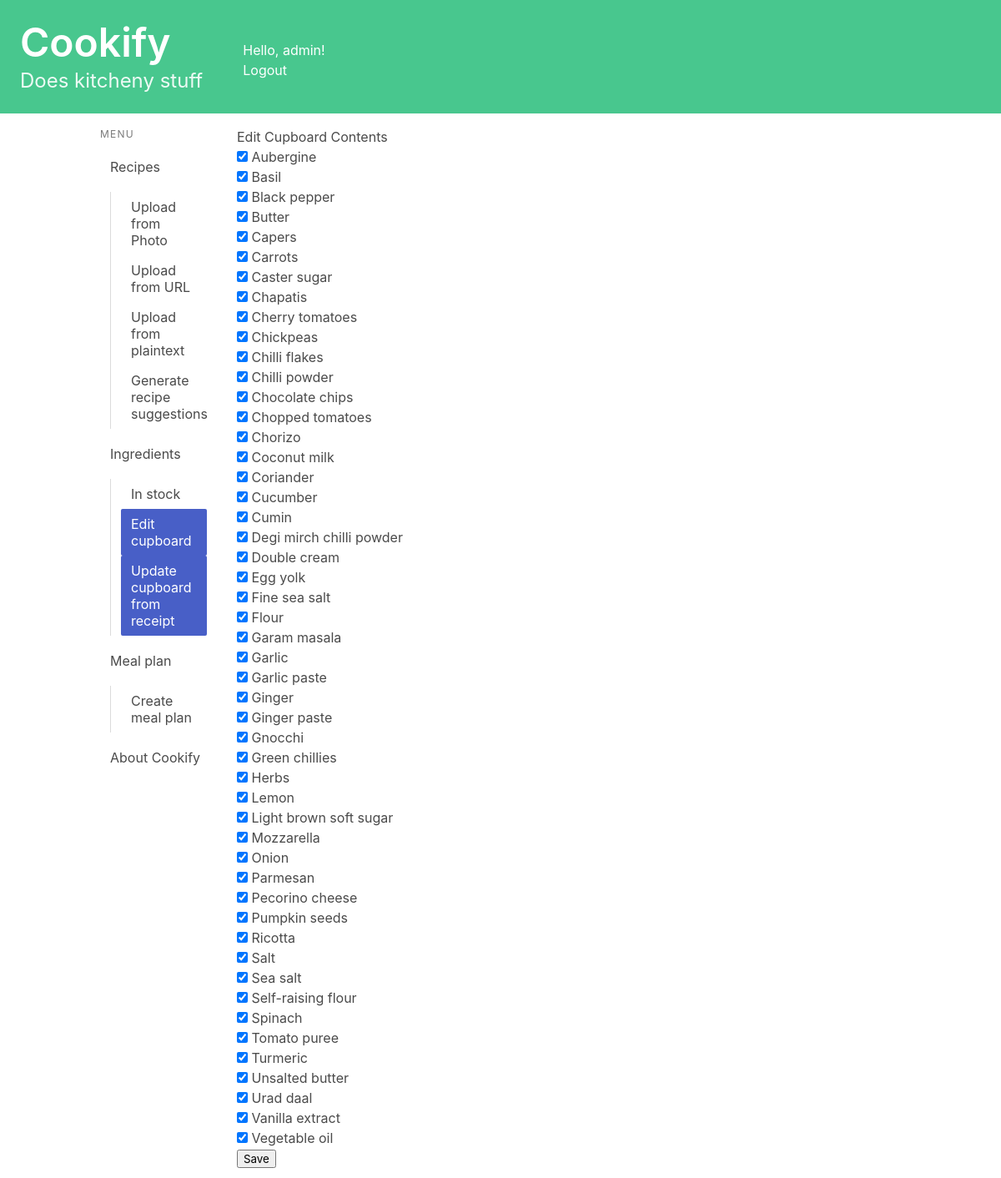
/cupboard/editcupboard/ (signed in), run on an earlier commit of the app's database.
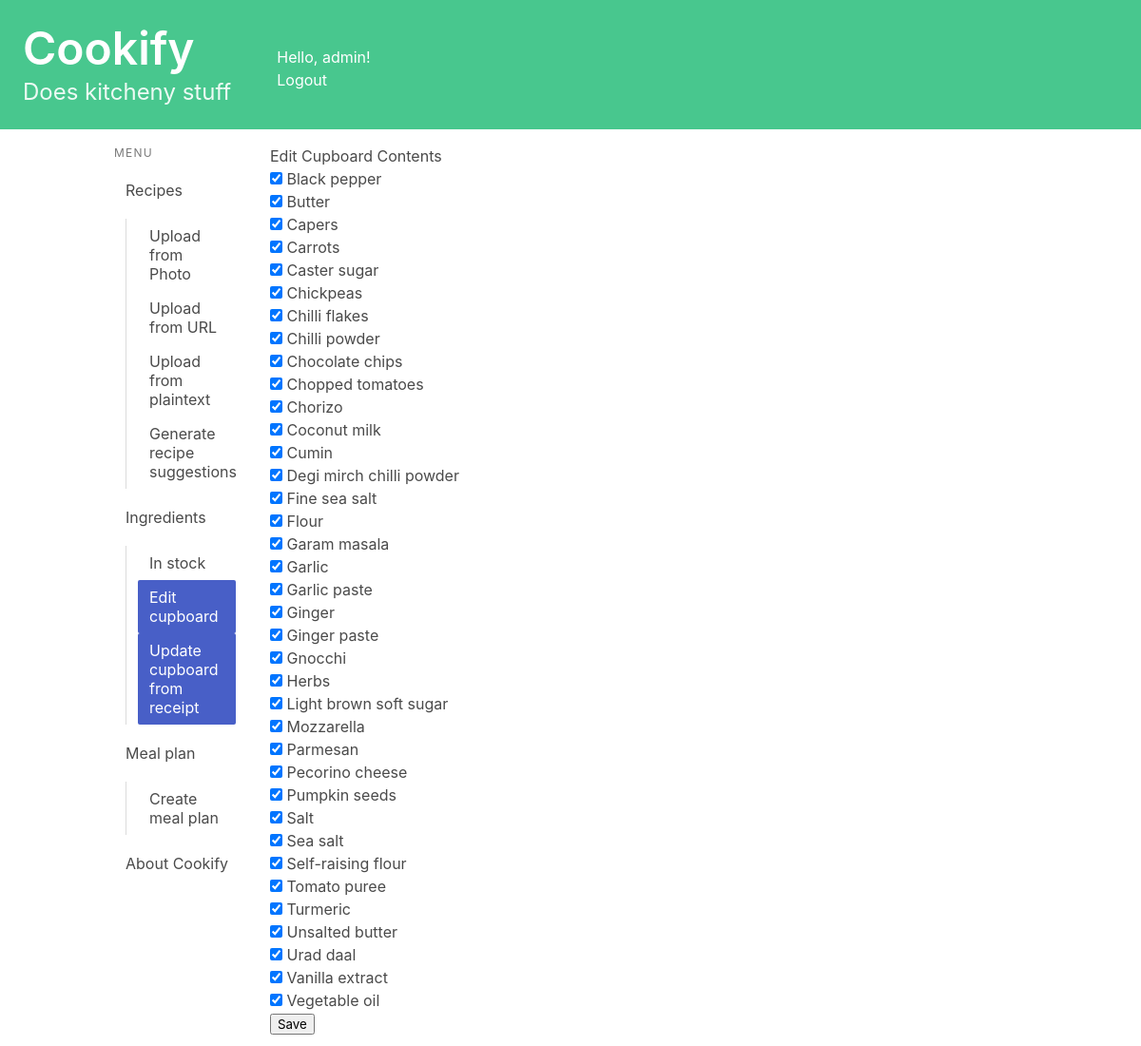
And on a later commit of the database.
### recipes/models.py (models this page shows, shortened)
class ProfileIngredient(models.Model):
    profile = models.ForeignKey(Profile, on_delete=models.CASCADE, related_name="profile_ingredient")
    ingredient = models.ForeignKey(Ingredient, on_delete=models.CASCADE, related_name="profile_ingredient")
    in_stock = models.BooleanField(default = False)
    date_added = models.DateTimeField(default=timezone.now)
    expiry_date = models.DateField(null=True, blank=True)
    long_life_override = models.BooleanField(null=True, blank=True)
    shelf_life_override = models.IntegerField(null=True, blank=True)
    substitutes_override = models.CharField(max_length=200, blank=True)
    category_override = models.CharField(max_length=60, blank=True)
    calories_override = models.IntegerField(null=True, blank=True)
    carbohydrates_override = models.FloatField(null=True, blank=True)
    sugar_override = models.FloatField(null=True, blank=True)
    fat_override = models.FloatField(null=True, blank=True)
    protein_override = models.FloatField(null=True, blank=True)
    fibre_override = models.FloatField(null=True, blank=True)
    typical_weight_override = models.IntegerField(null=True, blank=True)
    class Meta:
        unique_together = ('profile', 'ingredient',)
        ordering = ['-expiry_date']
        get_latest_by = 'expiry_date'

### cupboard/models.py (models this page shows, shortened)
class Ingredient(models.Model):
    name = models.CharField(max_length=50)
    long_life = models.BooleanField(default= True)
    shelf_life = models.IntegerField(null= True, blank=True)
    substitutes = models.CharField(max_length = 200, blank= True)
    category = models.CharField(max_length=60, blank=True)
    calories = models.IntegerField(default = 0)
    carbohydrates = models.FloatField(default = 0)
    sugar = models.FloatField(default = 0)
    fat = models.FloatField(default = 0)
    protein = models.FloatField(default = 0)
    fibre = models.FloatField(default = 0)
    typical_weight = models.IntegerField(null= True, blank=True)

### cupboard/views.py (the view, shortened to what this page needs)
# urls.py: path('editcupboard/', views.edit_cupboard, name='edit_cupboard'),
@login_required
def edit_cupboard(request):
    profile = request.user.profile
    profile_ingredient_list = profile.profile_ingredient.filter(in_stock=True).order_by("ingredient__name")
    context = {'profile_ingredients': profile_ingredient_list}
    return render(request, 'cupboard/edit_cupboard.html', context)

### recipes/templatetags/is_active.py (called while the page is built)
@register.simple_tag
def is_active(request, url):
    if reverse(url) == request.path:
        return "is-active"
    return ""

### cupboard/templates/cupboard/edit_cupboard.html (shortened to what this page needs)
{% extends 'base.html' %}
{% block content %}
  <h1>Edit Cupboard Contents</h1>
  <form method="post">
    <ul>
    {% for profile_ingredient in profile_ingredients %}
      <li>
        <input type="checkbox" id="ingredient-{{ forloop.counter }}" name="ingredients" value="{{ profile_ingredient.ingredient.id }}" checked>
        <label for="ingredient-{{ forloop.counter }}"> {{ profile_ingredient.ingredient.name }} </label>
      </li>
    {% endfor %}
    </ul>
    <button type="submit">Save</button>
  </form>
{% endblock %}

What changed in the data, as far as the page shows it:
no longer on this page (row edited): ProfileIngredient: ingredient.name "Aubergine"
no longer on this page (row edited): ProfileIngredient: ingredient.name "Basil"
no longer on this page (row edited): ProfileIngredient: ingredient.name "Chapatis"
no longer on this page (row edited): ProfileIngredient: ingredient.name "Cherry tomatoes"
no longer on this page (row edited): ProfileIngredient: ingredient.name "Coriander"
no longer on this page (row edited): ProfileIngredient: ingredient.name "Cucumber"
no longer on this page (row edited): ProfileIngredient: ingredient.name "Double cream"
no longer on this page (row edited): ProfileIngredient: ingredient.name "Egg yolk"
no longer on this page (row edited): ProfileIngredient: ingredient.name "Green chillies"
no longer on this page (row edited): ProfileIngredient: ingredient.name "Lemon"
no longer on this page (row edited): ProfileIngredient: ingredient.name "Onion"
no longer on this page (row edited): ProfileIngredient: ingredient.name "Ricotta"
no longer on this page (row edited): ProfileIngredient: ingredient.name "Spinach"
